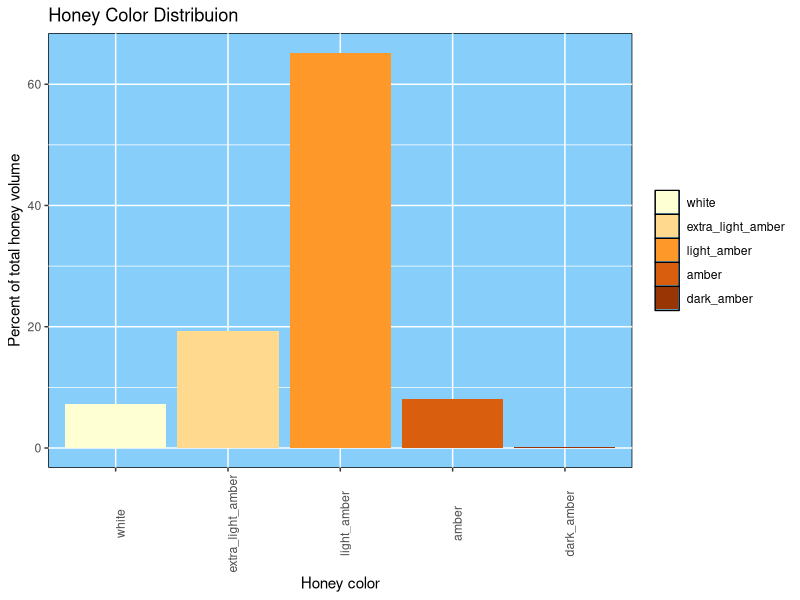
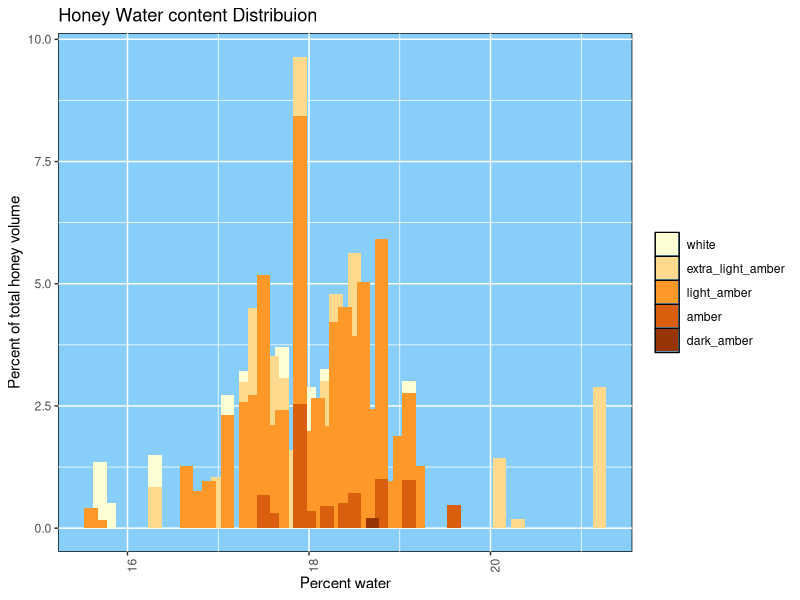
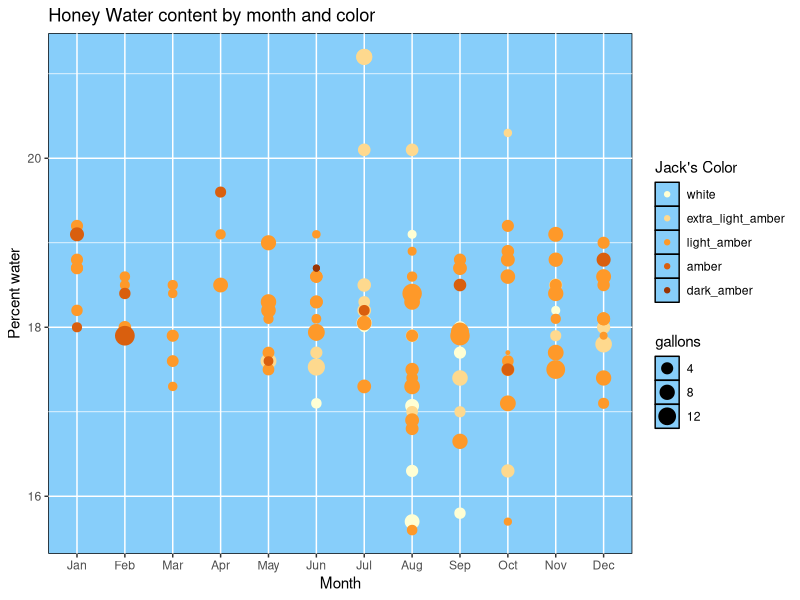
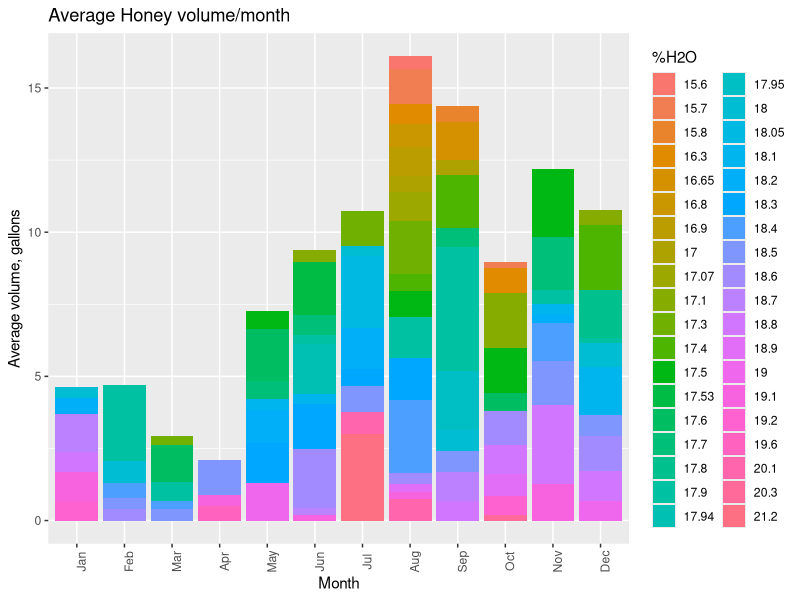
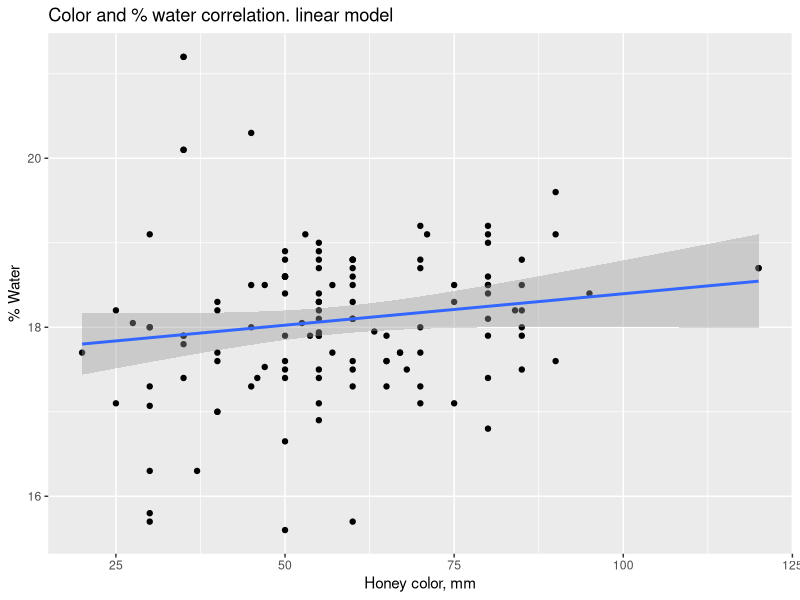
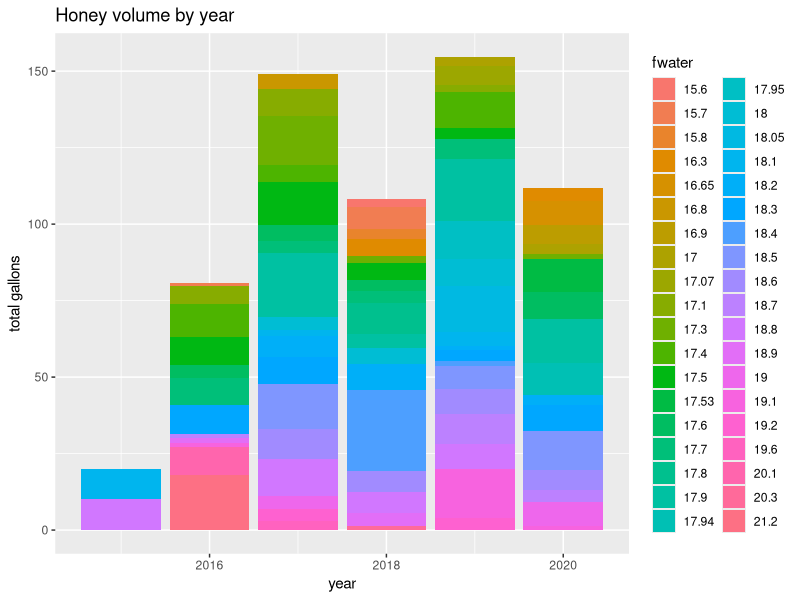

Generate these figures, in order, with R:


library(dplyr)
library(ggplot2)
library(R.utils)
library(lubridate)
library(lattice)
library(RColorBrewer)

data <-read.csv("HoneyData.csv", sep =",")
#clean up messy file
print(names(data))
colnames(data) <- c("date","gallons","water","color","X", "X.1","X.2","X.3","X.4","X.5")
data <- data %>% select(c("date","gallons","water","color"))
colnames(data)<-c("date","gallons","water","hcolor")
str(data)

data$date <- parse_date_time(data$date,"mdy")


#349FE4
hcolorsPal <- brewer.pal(5,"YlOrBr")
honeyColors <-colorRampPalette(hcolorsPal)
jackNames = c("white","extra_light_amber",
              "light_amber","amber","dark_amber")
jackNamesRev = c("dark_amber","amber",
                 "light_amber","extra_light_amber","white")
colorNames <- function(mm){
      jack <- NA
      if (is.na(mm)) {jack <- NA
      } else if(mm >= 0 & mm < 34) {jack <- "white"
      } else if(mm >= 34 & mm <50) {jack <- "extra_light_amber"
      } else if(mm >= 50 & mm <85) {jack <- "light_amber"
      } else if(mm >= 85 & mm <114) {jack <- "amber"
      } else if(mm >= 114) {jack <- "dark_amber"
      } else {jack <- NA}
      return(jack)}

#extra light amber (34+ to  50 mm)  
#light amber (50+ to 85 mm)  
#amber (85+ to 114 mm)
#dark amber (114+ mm
#"YlOrBr" or "Oranges"

totgal2 <- na.omit(data) %>% select(gallons) %>% sum
totgalmeas <- data %>% select(gallons) %>% sum
data2 <- na.omit(data) %>%
      mutate(FractOfTot = gallons/totgal2) %>%
   mutate(month = month(date,label=TRUE,abbr=TRUE))%>%
   mutate(year = year(date))

data2$jack <-unlist(lapply(data2$hcolor, colorNames))
data2 <- data.frame(data2)
print(str(data2))

colordist <- data2 %>% 
      group_by(jack) %>%
      summarize(eaColor = sum(gallons))

waterdist<- data2 %>% 
   group_by(water) %>%
   summarize(sumWater = sum(gallons))

totAveWater <- sapply((waterdist$water %*% waterdist$sumWater)/totgal2,sum)

data3 <- data2 %>%arrange(hcolor) %>%  #need Jack colors to be a factor
   mutate(fjack = factor(jack,levels = jackNames))%>%
   mutate(fwater = factor(water))


p1 <- ggplot(data3, aes(x=fjack,y = FractOfTot *100)) +
   geom_col(aes(fill = fjack))+
   theme(axis.text.x =element_text(angle = 90))+
   xlab("Honey color")+
   ylab("Percent of total honey volume")+
   labs(title = "Honey Color Distribuion")+
   scale_fill_manual(NULL, values=hcolorsPal)+
   theme(panel.background = element_rect(fill = 'lightskyblue', colour = 'black'))

png(filename = "Honey_Color_Distribution.png")
print(p1)
dev.off()

#color and month correlation, and tot honey/year

p2 <- ggplot(data3, aes(x=water,y = FractOfTot *100)) +
   geom_col(aes(fill = fjack,width = 0.15))+
   theme(axis.text.x =element_text(angle = 90))+
   xlab("Percent water")+
   ylab("Percent of total honey volume")+
   labs(title = "Honey Water content Distribuion")+
   scale_fill_manual(NULL, values=hcolorsPal) +
   theme(panel.background = element_rect(fill = 'lightskyblue', colour = 'black'))
png(filename = "Honey_Water_Distribution.png",
    width = 480, height = 480, pointsize = 10)
print(p2)
dev.off()

#You need to include stat=identity, which is basically telling ggplot2 you will
#provide the y-values for the barplot, rather than counting the aggregate number
#of rows for each x value, which is the default stat=count.stat="identity",position = "stack".
#Alternatively, use geom_col


p3 <-ggplot(data3, aes(x= month,water))+ 
   geom_point(aes(color = fjack, size = gallons))+
   scale_color_manual(values=hcolorsPal)+
   xlab("Month")+
   ylab("Percent water")+
   labs(title = "Honey Water content by month and color",
        color = "Jack's Color")+
   theme(panel.background = element_rect(fill = 'lightskyblue', colour = 'black'))

png(filename = "PercentWaterByMonthBubble.png")
print(p3)
dev.off()

data4 <- data3 %>%
   group_by(month) %>%
   summarize(avGalMon = mean(gallons))

p4 <-ggplot(data3, aes(x=month,y = gallons/6)) +
   geom_col(aes(fill = fwater))+
   theme(axis.text.x =element_text(angle = 90))+
   xlab("Month")+
   ylab("Average volume, gallons")+
   labs(title = "Average Honey volume/month", fill= "%H2O")

png(filename = "AverageVolmonth.png")
print(p4)
dev.off()

p5 <-ggplot(data3, aes(x=hcolor,y = water)) +
   geom_point()+
   geom_smooth(method = "lm")+
   xlab("Honey color, mm")+
   ylab("% Water")+
   labs(title = "Color and % water correlation. linear model")
png(filename = "ColorWaterCorrelation.png")
print(p5)
dev.off()

#lm() uses likelihood to find the model that maps values of X to distributions
# in Y that have a normal distribution

data4 <-data3 %>% group_by(year) %>% summarize(yearTot = sum(gallons))

p6 <- ggplot(data3, aes(year, gallons))+
   geom_col(aes(fill = fwater))+
   xlab("year")+
   ylab("total gallons")+
   labs(title = "Honey volume by year")
png(filename = "HoneyVolumeByYear.png")
print(p6)
dev.off()
